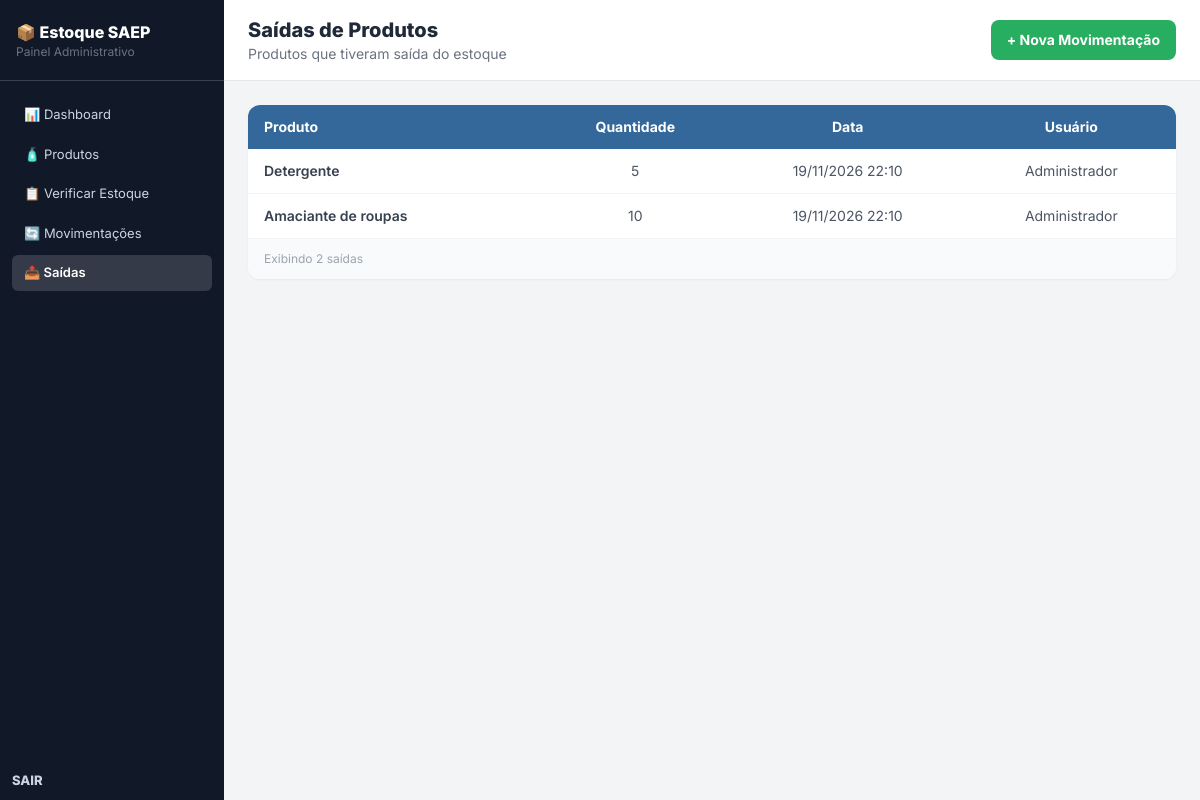
The page /saidas.php on the database its author committed.
### tables this page shows
CREATE TABLE movimentacao (
    id_movimentacao INT AUTO_INCREMENT NOT NULL PRIMARY KEY,
    tipo VARCHAR(10) NOT NULL CHECK (tipo IN ('ENTRADA', 'SAIDA')),
    quantidade INTEGER NOT NULL,
    id_produto INTEGER NOT NULL,
    datetime_movimentacao DATETIME,
    id_user INTEGER NOT NULL,
    FOREIGN KEY (id_produto) REFERENCES produto(id_produto),
    FOREIGN KEY (id_user) REFERENCES `user`(id_user)
);

CREATE TABLE produto (
    id_produto INT AUTO_INCREMENT NOT NULL PRIMARY KEY,
    nome VARCHAR(100) NOT NULL,
    quantidade_estoque INTEGER NOT NULL,
    valor_unitario NUMERIC(10,2) NOT NULL,
    data_cadastro DATE NOT NULL DEFAULT (CURRENT_DATE)
);

CREATE TABLE `user` (
    id_user INT AUTO_INCREMENT PRIMARY KEY,
    nome VARCHAR(100) NOT NULL,
    email VARCHAR(150) NOT NULL UNIQUE,
    senha VARCHAR(255) NOT NULL,
    perfil ENUM('OPERADOR', 'ADMINISTRADOR') NOT NULL,
    ativo TINYINT(1) DEFAULT 1,
    criado_em DATETIME DEFAULT CURRENT_TIMESTAMP
);

### saidas.php (the view, shortened to what this page needs)
<?php
require_once __DIR__ . '/conexao.php';
require_once __DIR__ . '/includes/menu.php';
$sql = "SELECT m.quantidade, m.datetime_movimentacao, p.nome AS produto, u.nome AS usuario
        FROM movimentacao m
        JOIN produto p ON p.id_produto = m.id_produto
        LEFT JOIN `user` u ON u.id_user = m.id_user
        WHERE m.tipo = 'SAIDA'
        ORDER BY m.id_movimentacao DESC";
$saidas = $pdo->query($sql)->fetchAll();
?>
    <main class="flex-1 flex flex-col">
        <div class="bg-white border-b border-gray-200 px-6 py-4 flex items-center justify-between">
            <div>
                <h1 class="text-xl font-extrabold text-gray-800">Saídas de Produtos</h1>
                <p class="text-sm text-gray-500">Produtos que tiveram saída do estoque</p>
            </div>
            <a href="movimentacao_form.php" class="bg-senai-green text-white font-bold px-4 py-2.5 rounded-lg text-sm hover:bg-green-600 transition flex items-center gap-2">
                + Nova Movimentação
            </a>
        </div>
        <div class="p-6 flex-1">
            <div class="bg-white rounded-xl shadow-sm overflow-hidden">
                <table class="w-full text-sm">
                    <thead class="bg-senai-blue text-white">
                        <tr>
                            <th class="px-4 py-3 text-left">Produto</th>
                            <th class="px-4 py-3 text-center">Quantidade</th>
                            <th class="px-4 py-3 text-center">Data</th>
                            <th class="px-4 py-3 text-center">Usuário</th>
                        </tr>
                    </thead>
                    <tbody class="divide-y divide-gray-100">
                    <?php foreach ($saidas as $s): ?>
                        <tr class="hover:bg-gray-50 transition">
                            <td class="px-4 py-3 text-gray-700 font-semibold"><?= htmlspecialchars($s["produto"]) ?></td>
                            <td class="px-4 py-3 text-center text-gray-600"><?= $s["quantidade"] ?></td>
                            <td class="px-4 py-3 text-center text-gray-600"><?= date("d/m/Y H:i", strtotime($s["datetime_movimentacao"])) ?></td>
                            <td class="px-4 py-3 text-center text-gray-600"><?= htmlspecialchars($s["usuario"] ?? "-") ?></td>
                        </tr>
                    <?php endforeach; ?>
                    </tbody>
                </table>
                <div class="border-t border-gray-100 px-4 py-3 bg-gray-50">
                    <p class="text-xs text-gray-400">Exibindo <?= count($saidas) ?> saídas</p>
                </div>
            </div>
        </div>
    </main>
</body>
</html>

### includes/menu.php (style rules this page uses)
body { font-family: 'Inter', sans-serif; }

### rows shown on the page
movimentacao: id_produto.nome "Detergente", quantidade "5", datetime_movimentacao "19/11/2026 22:10", id_user.nome "Administrador"
movimentacao: id_produto.nome "Amaciante de roupas", quantidade "10", datetime_movimentacao "19/11/2026 22:10", id_user.nome "Administrador"

### other values the page prints
count($saidas) "2"
